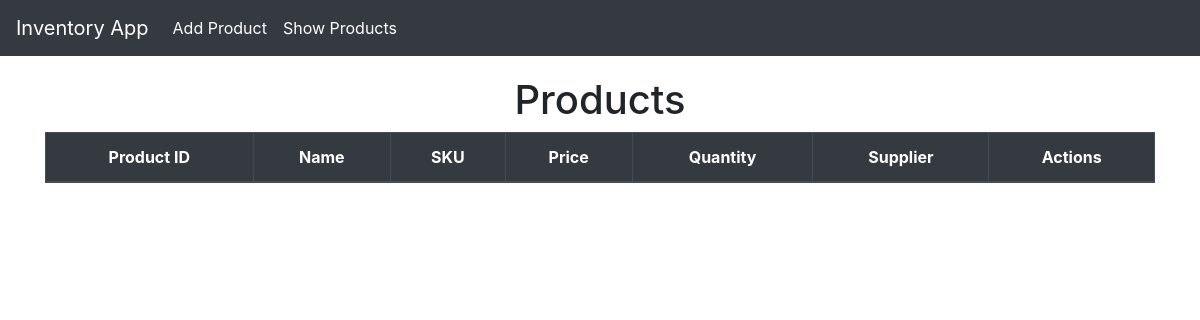
Before: //list with the older database file.
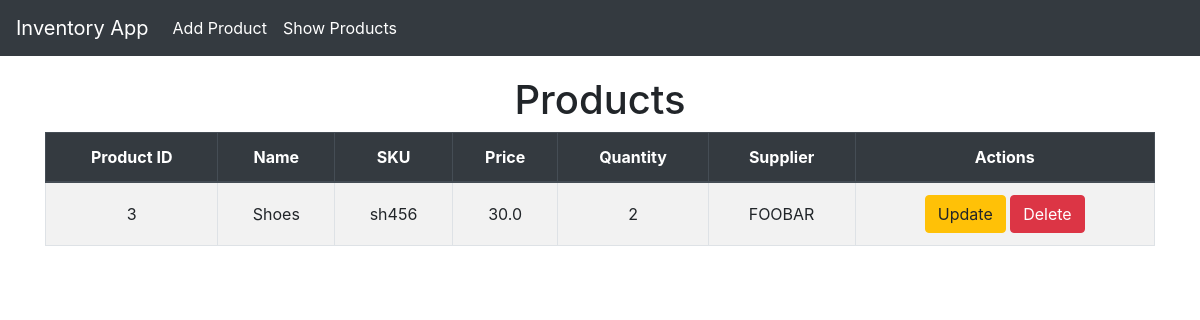
After: the same page with the newer database file.
### invApp/models.py (models this page shows, shortened)
class Product(models.Model):
    product_id = models.AutoField(primary_key=True)
    name = models.CharField(max_length=100)
    sku = models.CharField(max_length=50, unique=True)
    price = models.FloatField()
    quantity = models.IntegerField()
    supplier = models.CharField(max_length=100)

### invApp/views.py (the view)
# urls.py: path('/list', views.product_view, name="product_list"),
def product_view(request):
    products = Product.objects.all()
    return render(request, 'invApp/product_list.html', {'products': products})

### invApp/templates/invApp/product_list.html (shortened to what this page needs)
{% extends "invApp/layout.html" %}
{% block content %}
<h1 class="text-center">Products</h1>
<table class="table table-bordered table-striped text-center">
    <thead class="thead-dark">
        <tr>
            <th>Product ID</th>
            <th>Name</th>
            <th>SKU</th>
            <th>Price</th>
            <th>Quantity</th>
            <th>Supplier</th>
            <th>Actions</th>
        </tr>
    </thead>
    <tbody>
        {% for product in products %}
        <tr>
            <td>{{product.product_id}}</td>
            <td>{{product.name}}</td>
            <td>{{product.sku}}</td>
            <td>{{product.price}}</td>
            <td>{{product.quantity}}</td>
            <td>{{product.supplier}}</td>
            <td>
                <a
                href="{% url 'product_update' product.product_id%}"
                class="btn btn-warning"
                >
                    Update
                </a>
                <a
                href="{% url 'product_delete' product.product_id%}"
                class="btn btn-danger"
                >
                    Delete
                </a>
            </td>
        </tr>
        {% endfor %}
    </tbody>
</table>
{% endblock %}

### invApp/templates/invApp/layout.html (shortened to what this page needs)
<!DOCTYPE html>
<html lang="en">
<head>
    <link rel="stylesheet" href="https://cdn.jsdelivr.net/npm/bootstrap@4.5.2/dist/css/bootstrap.min.css">
</head>
<body>
    <nav class="navbar navbar-expand-lg navbar-dark fixed-top">
        <a href="{% url 'home' %}" class="navbar-brand">Inventory App</a>
        <div class="collapse navbar-collapse" id="navbarNav">
            <ul class="navbar-nav">
                <li class="nav-item">
                    <a href="{% url 'product_create' %}" class="nav-link">Add Product</a>
                </li>
                <li class="nav-item">
                    <a href="{% url 'product_list' %}" class="nav-link">Show Products</a>
                </li>
            </ul>
        </div>
    </nav>
    <div class="container">
        {% block content %}
        {% endblock %}
    </div>
</body>
</html>

### invApp/templates/invApp/layout.html (style rules this page uses)
body { padding-top: 56px; }
.navbar { background-color: #343a40; }
.navbar-brand, .nav-link { color: #fff !important; }
.container { margin-top: 20px; }
.table th, .table td { vertical-align: middle; }

Changed rows visible on the page:
added Product: product_id "3", name "Shoes", sku "sh456", price "30.0", quantity "2", supplier "FOOBAR"
